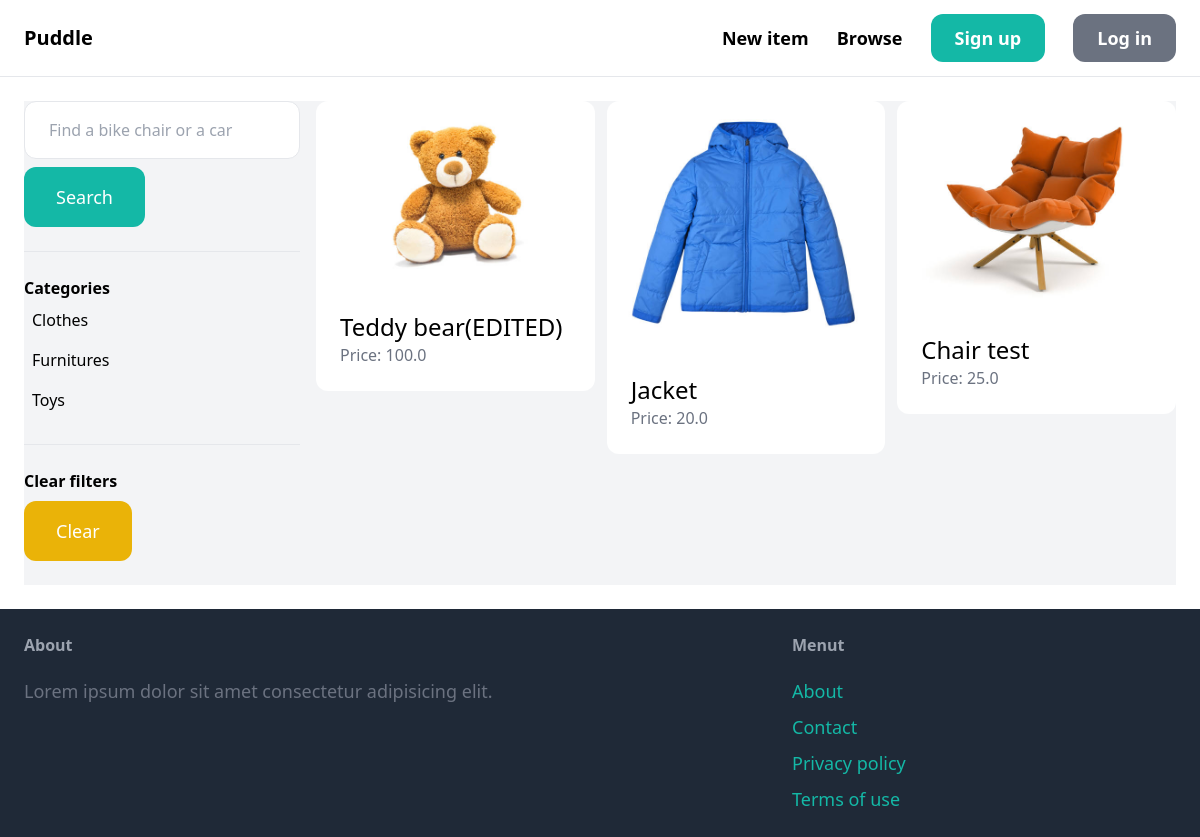
The app's page /items/ with its own data.
### item/models.py (models this page shows, shortened)
class  Category(models.Model):
    name=models.CharField(max_length=250)
    class Meta:
        verbose_name_plural='Categories'
        ordering=['name',]

class Item(models.Model):
    category=models.ForeignKey(Category,on_delete=models.CASCADE,related_name='items')
    name=models.CharField(max_length=250)
    description=models.TextField(blank=True,null=True)
    price=models.FloatField()
    image=models.ImageField(upload_to='item_images',blank=True,null=True)
    is_sold=models.BooleanField(default=False)
    created_at=models.DateTimeField(auto_now_add=True)
    created_by=models.ForeignKey(User,on_delete=models.CASCADE,related_name='items')

### item/views.py (the view)
# urls.py: path('items/',views.items,name='items'),
def items(request):
    query=request.GET.get('query','')
    categories=Category.objects.all()
    category_id=request.GET.get('category',0)
    items=Item.objects.filter(is_sold=False)
    if category_id:
        items=items.filter(category_id=category_id)
    if query:
        items=Item.objects.filter(Q(name__icontains=query)|Q(description__icontains=query))
    return render(request,'item/items.html',{'items':items,'query':query,'categories':categories,'category_id':int(category_id)})

### item/templates/item/items.html (shortened to what this page needs)
{% extends 'core/base.html'%}
{% block content%}
<div class="pb-6 grid grid-cols-4 gap-4 bg-gray-100">
    <div class="col-span-1">
        <form action="{% url 'items'%}" method="get">
            <input type="text" name="query" class="w-full py-4 px-6 border rounded-xl" type="text" value="{{query}}" placeholder="Find a bike chair or a car">
            <button class="mt-2 py-4 px-8 text-lg bg-teal-500 text-white rounded-xl">Search</button>
        </form>
        <hr class="my-6">
        <p class="font-semibold">Categories</p>
        <ul>
            {% for category in categories%}
                <li class="py-2 px-2 rounded-xl {% if category.id == category_id%} bg-gray-200 {% endif%}">
                    <a href="{% url 'items'%}?query={{query}}&category={{category.id}}">{{category.name}}</a>
                </li>
            {%endfor%}
        </ul>
        <hr class="my-6">
        <p class="font-semibold">Clear filters</p>
        <ul>
            <li>
                <a href="{% url 'items'%}" class="mt-2 py-4 px-8 inline-block bg-yellow-500 text-lg rounded-xl text-white">Clear</a>
            </li>
        </ul>
    </div>
    <div class="col-span-3">
        <div class="grid grid-cols-3 gap-3">
            {% for item in items%}
                <div>
                    <a href="{% url 'detail' item.id %}">
                        <div>
                            <img src="{{item.image.url}}" class="rounded-t-xl" alt="">
                        </div>
                        <div class="p-6 bg-white rounded-b-xl">
                            <h2 class="text-2xl">{{item.name}}</h2>
                            <p class="text-gray-500">Price: {{item.price}}</p>
                        </div>
                    </a>
                </div>
            {% endfor%}
        </div>
    </div>
    </div>
</div>
{% endblock%}

### records on screen
Category: name "Clothes"
Category: name "Furnitures"
Category: name "Toys"
Item: image (picture), name "Teddy bear(EDITED)", price "100.0"
Item: image (picture), name "Jacket", price "20.0"
Item: image (picture), name "Chair test", price "25.0"
